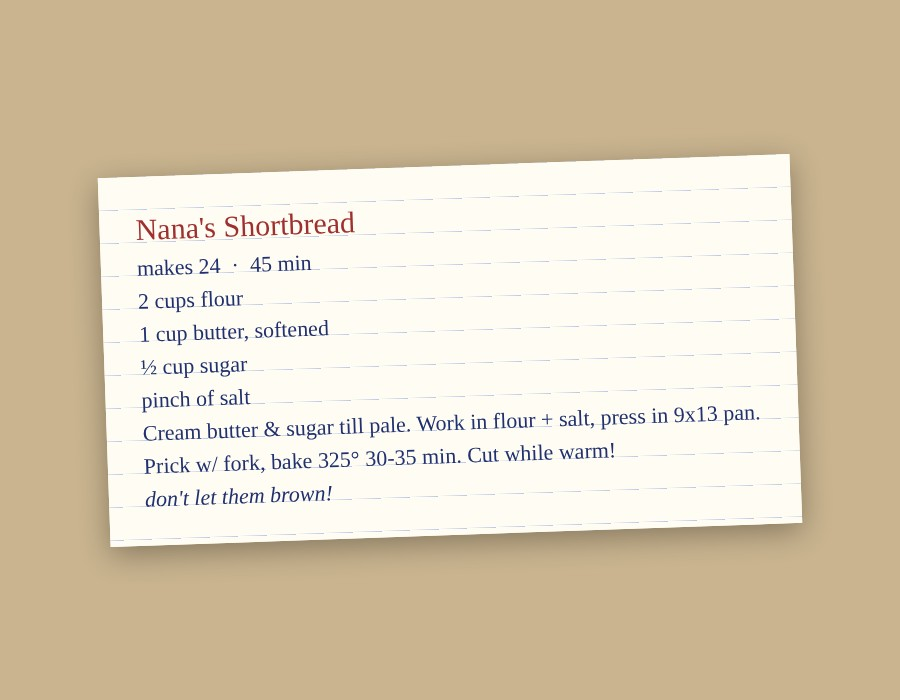
#> input picture tests/recipe-photos/card.jpg, 900 x 700 px; its folder holds only this picture in this run
$ python -i ocr.py   (imports and definitions only)
#> lines starting #> are read from the running program, lines starting #| are printed output that depends on the picture; after the words box and inside, x2 and y2 are one past the last pixel; in counts of white or black regions, pixels touching at a corner belong together
#> further down, picture is the input picture: PIL image 900x700 RGB; mean R, G, B 218.9, 205.1, 180.7
"""Getting a photo ready for tesseract, and putting right what it misreads most
in recipes: the fractions. As public/recipes/ocr.js does on the website.

ink(image): the photo the right way up, at a size tesseract reads well, as
clean black ink on white: each pixel is compared with the paper around it
(Sauvola's threshold, on the darkest of its red, green and blue), so ruled
lines, coloured ink, shadows and tinted paper aren't read as text.

fix_fractions(ink, lines): tesseract's English has no ½ ¼ ¾ ⅓, so it reads them
as %, ¥, Y2, 14 or a lone 1. The first word of each line that looks like one of
those is compared, shape for shape, with the fractions drawn in a serif and a
sans-serif type found on this computer (and with whole numbers, so a real "1"
stays a 1), and the closest wins.

Both need Pillow (pip install pillow); without it the photo goes to tesseract as it is."""
from __future__ import annotations

import math
import re

LONG, SHORTEST = 2400, 1600   # the longer side: at most 2400, at least 1600


def ink(im):
    """(the photo upright and sized, its black-and-white copy, the scale from the stored photo)."""
    from PIL import Image, ImageChops, ImageFilter, ImageMath, ImageOps
    im = ImageOps.exif_transpose(im).convert("RGB")
    long = max(im.size)
#> long = 900
    k = LONG / long if long > LONG else SHORTEST / long if long < SHORTEST else 1.0
#> k = 1.78
    if k != 1:
        im = im.resize((max(1, round(im.width * k)), max(1, round(im.height * k))), Image.Resampling.LANCZOS)
    r, g, b = im.split()
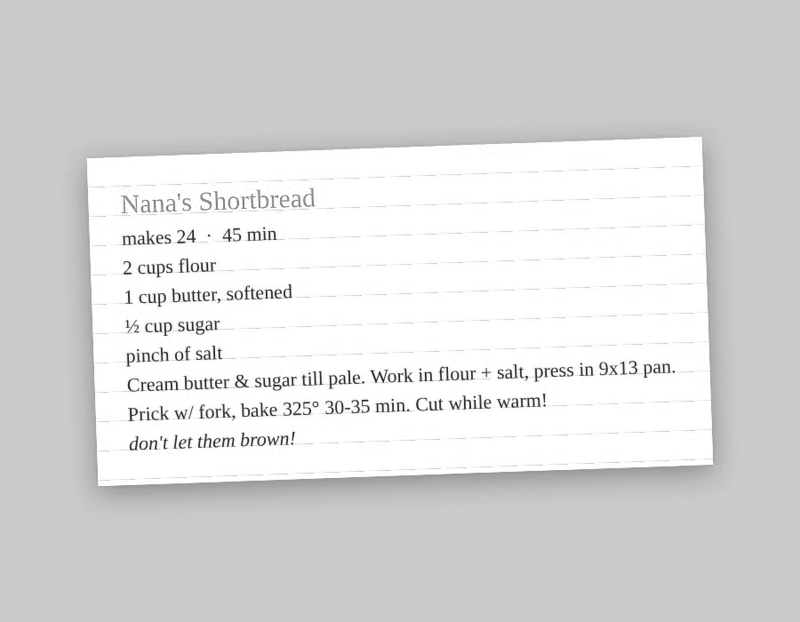
#> r: PIL image 1600x1244 L (shown at 1/2 size); min 0, max 255, mean 218.8
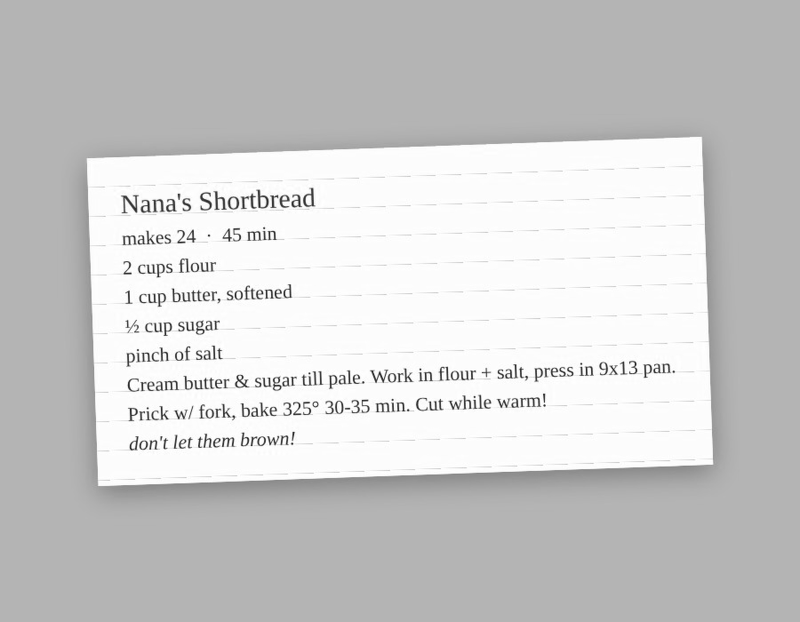
#> g: PIL image 1600x1244 L (shown at 1/2 size); min 0, max 255, mean 205
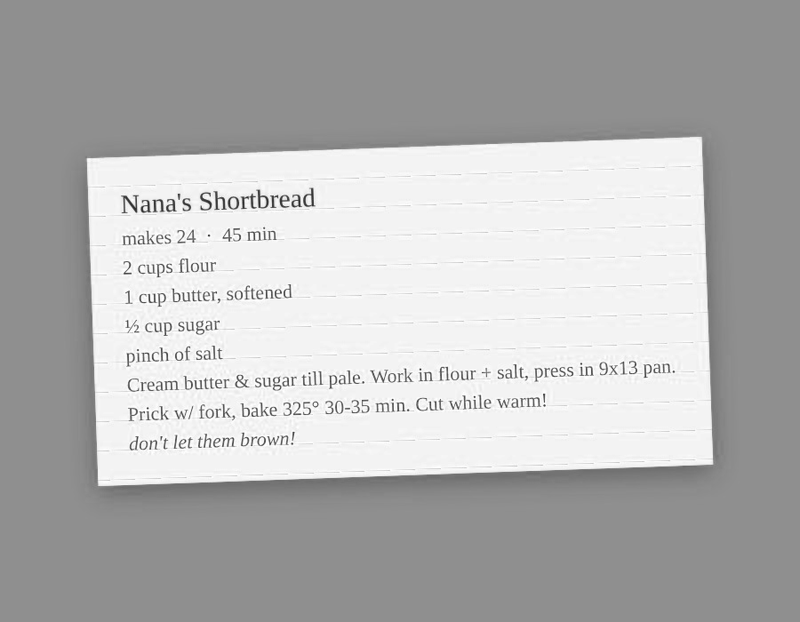
#> b: PIL image 1600x1244 L (shown at 1/2 size); min 5, max 255, mean 180.6
    gray = ImageChops.darker(ImageChops.darker(r, g), b)
    rad = max(4, round(max(im.size) / 40))
#> rad = 40
    mean = gray.filter(ImageFilter.BoxBlur(rad))
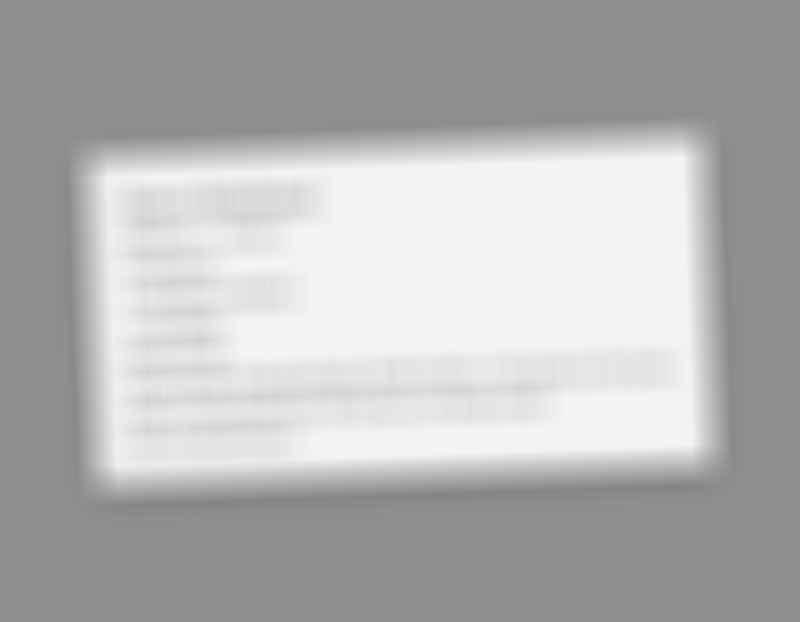
#> mean: PIL image 1600x1244 L (shown at 1/2 size); min 132, max 243, mean 180.1
    msq = gray.point(lambda v: v * v // 255).filter(ImageFilter.BoxBlur(rad))   # the mean of the squares, over 255
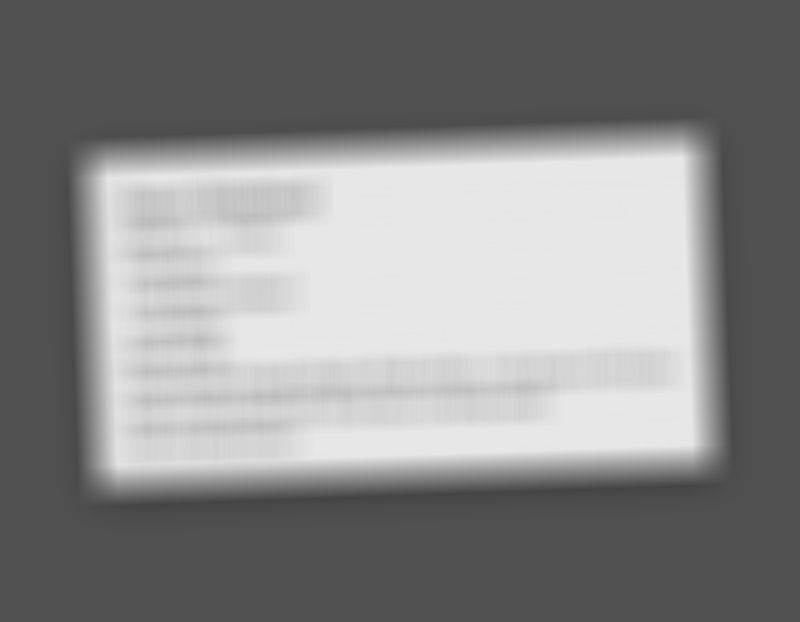
#> msq: PIL image 1600x1244 L (shown at 1/2 size); min 69, max 232, mean 136.9
    ev = getattr(ImageMath, "unsafe_eval", None) or ImageMath.eval
    bw = ev("convert((g >= m * (1 + 0.2 * (((s * 255 - m * m) * (s * 255 > m * m)) ** 0.5 / 128 - 1))) * 255, 'L')",
            g=gray.convert("F"), m=mean.convert("F"), s=msq.convert("F"))
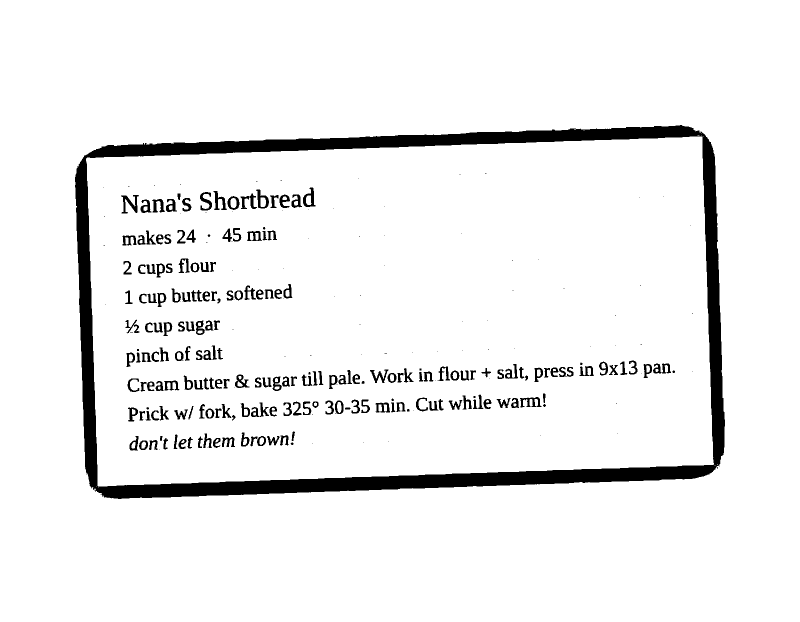
#> bw: PIL image 1600x1244 L (shown at 1/2 size); 93.6% white; 280 black regions (94 under 20 px), largest, box (x1, y1, x2, y2) and area: (150, 250, 1450, 998) 91645, (242, 390, 278, 427) 547, (606, 375, 631, 414) 440
    return im, bw, k


# ── the fractions ───────────────────────────────────────────────────────────

FRACTIONS = ["½", "¼", "¾", "⅓", "⅔", "⅛"]
WHOLE = ["", "1", "2", "3"]
SUSPECT = re.compile(r"^\d?(?:[%¥£§®©°¢»«$&@#*]{1,2}|[Yy][a-z0-9]?|[Il|][/:]?\d|1[2348]|\d/\d)$")
SIZE = 32
FONTS = {
    "serif": ["DejaVuSerif.ttf", "LiberationSerif-Regular.ttf", "Times New Roman.ttf", "times.ttf", "Georgia.ttf", "georgia.ttf",
              "/System/Library/Fonts/Supplemental/Times New Roman.ttf", "/usr/share/fonts/truetype/dejavu/DejaVuSerif.ttf",
              "/usr/share/fonts/truetype/liberation/LiberationSerif-Regular.ttf"],
    "sans": ["DejaVuSans.ttf", "LiberationSans-Regular.ttf", "Arial.ttf", "arial.ttf", "/System/Library/Fonts/Supplemental/Arial.ttf",
             "/usr/share/fonts/truetype/dejavu/DejaVuSans.ttf", "/usr/share/fonts/truetype/liberation/LiberationSans-Regular.ttf"],
}


# [10 lines left out: function _tight, not called in this run]


_fonts: list | None = None


# [25 lines left out: functions _found_fonts, _draw, not called in this run]


_drawn: list | None = None


# [87 lines left out: functions _candidates, _soft, _alike, _closest, _suspect, fix_fractions, not called in this run]

>>> from PIL import Image
>>> picture = Image.open('../../tests/recipe-photos/card.jpg')
>>> result = ink(picture)
